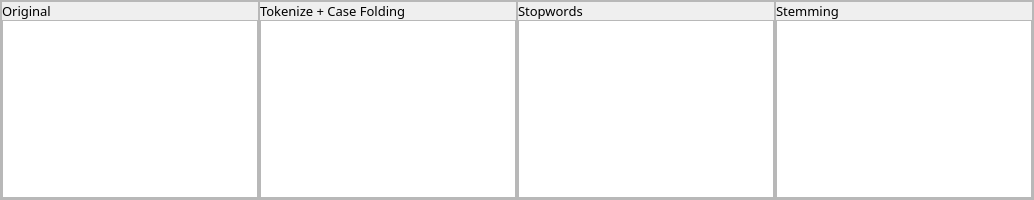
           <widget class="QFrame" name="framePreprocessing">
            <property name="maximumSize">
             <size>
              <width>16777215</width>
              <height>200</height>
             </size>
            </property>
            <property name="frameShape">
             <enum>QFrame::StyledPanel</enum>
            </property>
            <property name="frameShadow">
             <enum>QFrame::Raised</enum>
            </property>
            <layout class="QHBoxLayout" name="horizontalLayout_2">
             <property name="spacing">
              <number>0</number>
             </property>
             <property name="leftMargin">
              <number>0</number>
             </property>
             <property name="topMargin">
              <number>0</number>
             </property>
             <property name="rightMargin">
              <number>0</number>
             </property>
             <property name="bottomMargin">
              <number>0</number>
             </property>
             <item>
              <widget class="QFrame" name="frameOriginal">
               <property name="frameShape">
                <enum>QFrame::StyledPanel</enum>
               </property>
               <property name="frameShadow">
                <enum>QFrame::Raised</enum>
               </property>
               <layout class="QVBoxLayout" name="verticalLayout_4">
                <property name="spacing">
                 <number>0</number>
                </property>
                <property name="leftMargin">
                 <number>0</number>
                </property>
                <property name="topMargin">
                 <number>0</number>
                </property>
                <property name="rightMargin">
                 <number>0</number>
                </property>
                <property name="bottomMargin">
                 <number>0</number>
                </property>
                <item>
                 <widget class="QLabel" name="label">
                  <property name="maximumSize">
                   <size>
                    <width>16777215</width>
                    <height>30</height>
                   </size>
                  </property>
                  <property name="font">
                   <font>
                    <family>Asap</family>
                    <pointsize>10</pointsize>
                   </font>
                  </property>
                  <property name="text">
                   <string>Original</string>
                  </property>
                 </widget>
                </item>
                <item>
                 <widget class="QListWidget" name="listDocOri">
                  <property name="sizePolicy">
                   <sizepolicy hsizetype="Preferred" vsizetype="Preferred">
                    <horstretch>0</horstretch>
                    <verstretch>0</verstretch>
                   </sizepolicy>
                  </property>
                  <property name="font">
                   <font>
                    <pointsize>12</pointsize>
                   </font>
                  </property>
                 </widget>
                </item>
               </layout>
              </widget>
             </item>
             <item>
              <widget class="QFrame" name="frame_5">
               <property name="frameShape">
                <enum>QFrame::StyledPanel</enum>
               </property>
               <property name="frameShadow">
                <enum>QFrame::Raised</enum>
               </property>
               <layout class="QVBoxLayout" name="verticalLayout_6">
                <property name="spacing">
                 <number>0</number>
                </property>
                <property name="leftMargin">
                 <number>0</number>
                </property>
                <property name="topMargin">
                 <number>0</number>
                </property>
                <property name="rightMargin">
                 <number>0</number>
                </property>
                <property name="bottomMargin">
                 <number>0</number>
                </property>
                <item>
                 <widget class="QLabel" name="label_2">
                  <property name="maximumSize">
                   <size>
                    <width>16777215</width>
                    <height>30</height>
                   </size>
                  </property>
                  <property name="font">
                   <font>
                    <family>Asap</family>
                    <pointsize>10</pointsize>
                   </font>
                  </property>
                  <property name="text">
                   <string>Tokenize + Case Folding</string>
                  </property>
                 </widget>
                </item>
                <item>
                 <widget class="QListWidget" name="listDocToken">
                  <property name="sizePolicy">
                   <sizepolicy hsizetype="Preferred" vsizetype="Preferred">
                    <horstretch>0</horstretch>
                    <verstretch>0</verstretch>
                   </sizepolicy>
                  </property>
                  <property name="font">
                   <font>
                    <pointsize>12</pointsize>
                   </font>
                  </property>
                 </widget>
                </item>
               </layout>
              </widget>
             </item>
             <item>
              <widget class="QFrame" name="frame_6">
               <property name="frameShape">
                <enum>QFrame::StyledPanel</enum>
               </property>
               <property name="frameShadow">
                <enum>QFrame::Raised</enum>
               </property>
               <layout class="QVBoxLayout" name="verticalLayout_7">
                <property name="spacing">
                 <number>0</number>
                </property>
                <property name="leftMargin">
                 <number>0</number>
                </property>
                <property name="topMargin">
                 <number>0</number>
                </property>
                <property name="rightMargin">
                 <number>0</number>
                </property>
                <property name="bottomMargin">
                 <number>0</number>
                </property>
                <item>
                 <widget class="QLabel" name="label_3">
                  <property name="maximumSize">
                   <size>
                    <width>16777215</width>
                    <height>30</height>
                   </size>
                  </property>
                  <property name="font">
                   <font>
                    <family>Asap</family>
                    <pointsize>10</pointsize>
                   </font>
                  </property>
                  <property name="text">
                   <string>Stopwords</string>
                  </property>
                 </widget>
                </item>
                <item>
                 <widget class="QListWidget" name="listDocStop">
                  <property name="sizePolicy">
                   <sizepolicy hsizetype="Preferred" vsizetype="Preferred">
                    <horstretch>0</horstretch>
                    <verstretch>0</verstretch>
                   </sizepolicy>
                  </property>
                  <property name="font">
                   <font>
                    <pointsize>12</pointsize>
                   </font>
                  </property>
                 </widget>
                </item>
               </layout>
              </widget>
             </item>
             <item>
              <widget class="QFrame" name="frame_7">
               <property name="frameShape">
                <enum>QFrame::StyledPanel</enum>
               </property>
               <property name="frameShadow">
                <enum>QFrame::Raised</enum>
               </property>
               <layout class="QVBoxLayout" name="verticalLayout_8">
                <property name="spacing">
                 <number>0</number>
                </property>
                <property name="leftMargin">
                 <number>0</number>
                </property>
                <property name="topMargin">
                 <number>0</number>
                </property>
                <property name="rightMargin">
                 <number>0</number>
                </property>
                <property name="bottomMargin">
                 <number>0</number>
                </property>
                <item>
                 <widget class="QLabel" name="label_4">
                  <property name="maximumSize">
                   <size>
                    <width>16777215</width>
                    <height>30</height>
                   </size>
                  </property>
                  <property name="font">
                   <font>
                    <family>Asap</family>
                    <pointsize>10</pointsize>
                   </font>
                  </property>
                  <property name="text">
                   <string>Stemming</string>
                  </property>
                 </widget>
                </item>
                <item>
                 <widget class="QListWidget" name="listDocStem">
                  <property name="sizePolicy">
                   <sizepolicy hsizetype="Preferred" vsizetype="Preferred">
                    <horstretch>0</horstretch>
                    <verstretch>0</verstretch>
                   </sizepolicy>
                  </property>
                  <property name="font">
                   <font>
                    <pointsize>12</pointsize>
                   </font>
                  </property>
                 </widget>
                </item>
               </layout>
              </widget>
             </item>
            </layout>
           </widget>
